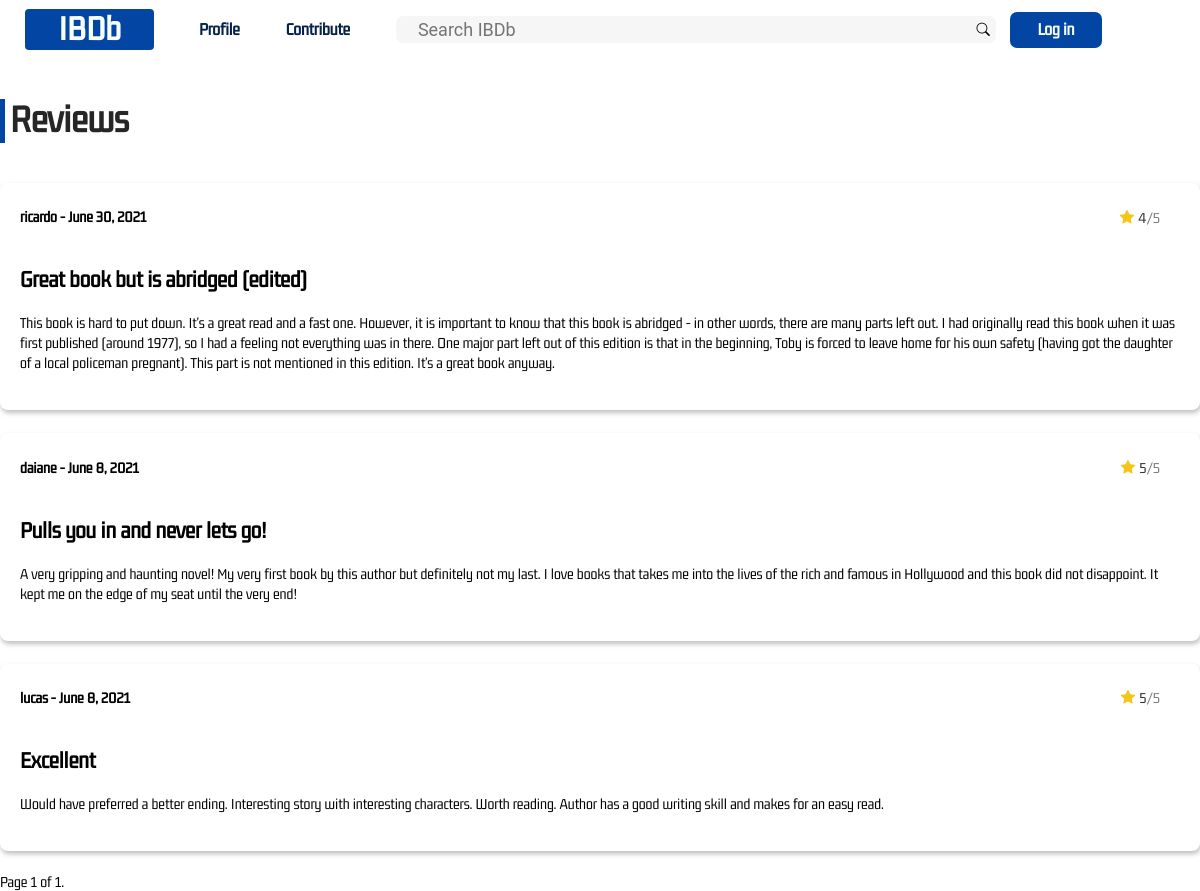
Screenshot of /book/show/reviews/3/?page=1 with the database file from the repository.
### books/models.py (models this page shows)
class Review(models.Model):
	user = models.ForeignKey(User, on_delete=models.CASCADE)
	book = models.ForeignKey(Book, on_delete=models.CASCADE)
	title = models.CharField(max_length=175)
	text = models.CharField(max_length=1024)
	date = models.DateField(auto_now=True)
	score = models.IntegerField(default=0,
		validators = [
				MaxValueValidator(5),
				MinValueValidator(0)
			]
		)

class User(AbstractUser):
	contributions = models.IntegerField(default=0)
	read = models.ManyToManyField(Book, related_name="books_already_read")
	reading = models.ManyToManyField(Book, related_name="books_currently_reading")
	want_to_read = models.ManyToManyField(Book, related_name="books_to_read")

### books/views.py (the view)
# urls.py: path(r'book/show/reviews/<str:book_id>/', views.show_reviews, name="book_reviews")
def show_reviews(request, book_id):
	book = get_object_or_404(Book, id=book_id)
	reviews = Review.objects.filter(book=book)
	page_number = request.GET.get("page")
	paginator = Paginator(reviews, 10)
	page_obj = paginator.get_page(page_number)
	return render(request, "books/book_reviews.html", {
		"page_obj": page_obj,
		"book_id": book.id
		})

### books/templates/books/book_reviews.html (shortened to what this page needs)
{% extends 'books/layout.html' %}
{% load static %}
{% block css %}<link rel="stylesheet" href="{% static 'css/book.css' %}">{% endblock %}
{% block body %}
<div class="book-reviews">
	<h3>Reviews</h3>
	{% for review in page_obj %}
		<div class="review">
			<div class="review-top">
				<h4>{{ review.user.username }} - {{ review.date }}</h4>
				<span class="review-rating"><i class="bi bi-star-fill"></i> {{ review.score }}<span class="max-rating">/5</span></span>
			</div>
			<h2>{{ review.title }}</h2>
			<p>{{ review.text }}</p>
		</div>
	{% endfor %}
</div>
<div class="pagination">
    <span class="step-links">
        <span class="current">
            Page {{ page_obj.number }} of {{ page_obj.paginator.num_pages }}.
        </span>
    </span>
</div>
{% endblock %}

### books/static/css/layout.css (style rules this page uses)
body { margin: 0; padding: 0; font-family: 'Gemunu'; }

### books/static/css/book.css (style rules this page uses)
.review-rating i::before { color: #f5c518; transform: scale(0.9); }
h3 { font-size: 40px; font-weight: bold; color: rgba(0, 0, 0, 85%); border-left: 5px solid #0245A3; padding-left: 5px; display: flex; }
.review { margin-bottom: 23px; padding: 5px 20px 20px 20px; box-shadow: 1px 3px 5px rgba(0, 0, 0, 0.25); border-radius: 8px; }
.review p { line-height: 20px; }
.review-top { display: flex; }
.review-rating { margin-left: auto; margin-right: 20px; align-self: center; color: rgba(0, 0, 0, 80%); }
.max-rating { color: rgba(0, 0, 0, 50%); }

### rows the page displays
Review: user.username "ricardo", date "June 30, 2021", score "4", title "Great book but is abridged (edited)", text "This book is hard to put down. It's a great read and a fast one. However, it is important to know that this book is abridged - in other words, there are many parts left out. I had originally read this book when it was first published (around 1977), so I had a feeling not everything was in there. One major part left out of this edition is that in the beginning, Toby is forced to leave home for his own safety (having got the daughter of a local policeman pregnant). This part is not mentioned in this edition. It's a great book anyway."
Review: user.username "daiane", date "June 8, 2021", score "5", title "Pulls you in and never lets go!", text "A very gripping and haunting novel! My very first book by this author but definitely not my last. I love books that takes me into the lives of the rich and famous in Hollywood and this book did not disappoint. It kept me on the edge of my seat until the very end!"
Review: user.username "lucas", date "June 8, 2021", score "5", title "Excellent", text "Would have preferred a better ending. Interesting story with interesting characters. Worth reading. Author has a good writing skill and makes for an easy read."

### other values shown
{{ page_obj.number }} "1"
{{ page_obj.paginator.num_pages }} "1"
